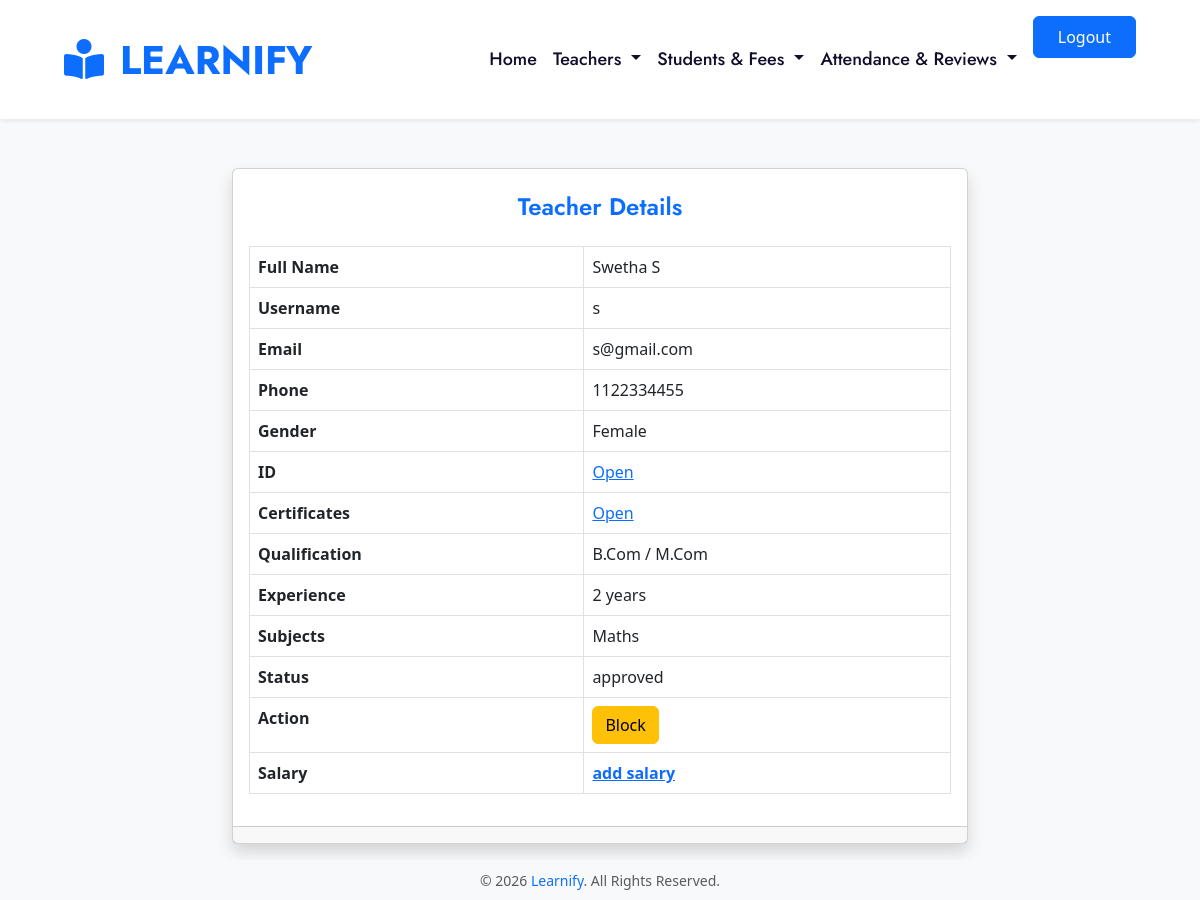
The page /teacher_deatils/5 on the database its author committed.
### Teacher/models.py (models this page shows)
class Teacher_Reg(models.Model):
    user = models.OneToOneField(User, on_delete=models.CASCADE)
    gender=models.CharField(max_length=100,default='null')
    qualification = models.CharField(max_length=100)
    experience = models.CharField(max_length=50)
    phone=models.CharField(max_length=10,default='null')
    subjects = models.ManyToManyField(Subject)
    profile_picture = models.ImageField(upload_to='teacher_profiles/',null=True,blank=True)
    certificates=models.FileField(upload_to='certificates/',null=True,blank=True)
    id_card=models.FileField(upload_to='proof',default='null')
    status=models.CharField(max_length=100,default='pending')

### SiteAdmin/models.py (models this page shows, shortened)
class Subject(models.Model):
    subjectname=models.CharField(max_length=100)

### SiteAdmin/views.py (the view)
# urls.py: path('teacher_deatils/<int:id>',views.teacher_deatils,name='teacher_deatils'),
def teacher_deatils(request,id):
    details=Teacher_Reg.objects.filter(id=id)
    return render(request,'admin/teacher_details.html',{'d':details})

### template/admin/teacher_details.html
{% extends 'admin/page.html' %}
{% block content %}
<body class="bg-light">
<div class="container py-2 mb-5">
    <div class="row justify-content-center">
        <div class="col-lg-8">
            <div class="card shadow">
                <div class="text-center pt-4">
                    <h4 class="fw-semibold text-primary">Teacher Details</h4>
                </div>
                <div class="card-body">
                    {% for teacher in d %}
                    <table class="table table-bordered">
                        <tr>
                            <th>Full Name</th>
                            <td>{{ teacher.user.first_name }} {{ teacher.user.last_name }}</td>
                        </tr>
                        <tr>
                            <th>Username</th>
                            <td>{{ teacher.user.username }}</td>
                        </tr>
                        <tr>
                            <th>Email</th>
                            <td>{{ teacher.user.email }}</td>
                        </tr>
                        <tr>
                            <th>Phone</th>
                            <td>{{ teacher.phone }}</td>
                        </tr>
                        <tr>
                            <th>Gender</th>
                            <td>{{ teacher.gender }}</td>
                        </tr>
                        <tr>
                            <th>ID</th>
                            <td><a href="{{teacher.id_card.url}}">Open</a></td>
                        </tr>
                        {% if teacher.certificates %}
                            <tr>
                                <th>Certificates</th>
                                <td><a href="{{teacher.certificates.url}}">Open</a></td>
                            </tr>
                        {% endif %}
                        <tr>
                            <th>Qualification</th>
                            <td>{{ teacher.qualification }}</td>
                        </tr>
                        <tr>
                            <th>Experience</th>
                            <td>{{ teacher.experience }} years</td>
                        </tr>
                        <tr>
                            <th>Subjects</th>
                            <td>
                                {% for sub in teacher.subjects.all %}
                                    <span >{{ sub.subjectname }}</span>
                                {% empty %}
                                    <span class="text-muted">No subjects assigned</span>
                                {% endfor %}
                            </td>
                        </tr>
                        <tr>
                            <th>Status</th>
                            <td>
                                 {% if teacher.status == 'pending' %}
                                <span>
                                   <a href="{% url 'approve_teachers' teacher.id %}" class="btn btn-primary">Approve</a>
                                   <a href="{% url 'reject_teachers' teacher.id %}" class="btn btn-danger">Remove</a>
                                </span>
                                {% else %}
                                   <span>
                                    {{ teacher.status }}
                                </span>
                                {% endif %}
                            </td>
                        </tr>
                        <tr>
                            <th>Action</th>
                            <td>
                                 {% if teacher.status == 'approved' %}
                                <span>
                                   <a href="{% url 'block_teachers' teacher.id %}" class="btn btn-warning" onclick="return confirm('Blocking {{teacher.user.first_name}}')">Block</a></span>
                                 {% elif teacher.status == 'blocked'  %}
                                 <span>
                                   <a href="{% url 'unblock_teachers' teacher.id %}" class="btn btn-light"  onclick="return confirm('Unblock {{teacher.user.first_name}}')">Unblock</a>
                                </span>
                                  {% else %}
                                   <span>
                                    {{ teacher.status }}
                                </span>
                                {% endif %}
                            </td>
                        </tr>
                        <tr>
                            <th>Salary<th>
                               <a href="{% url 'add_teacher_salary' %}">add salary</a>
                        </tr>
                    </table>
                    {% endfor %}
                </div>
                <div class="card-footer text-center">
{% endblock %}

### rows shown on the page
Teacher_Reg: user.first_name "Swetha", user.last_name "S", user.username "s", user.email "s@gmail.com", phone "1122334455", gender "Female", qualification "B.Com / M.Com", experience "2", status "approved"
Subject: subjectname "Maths"
